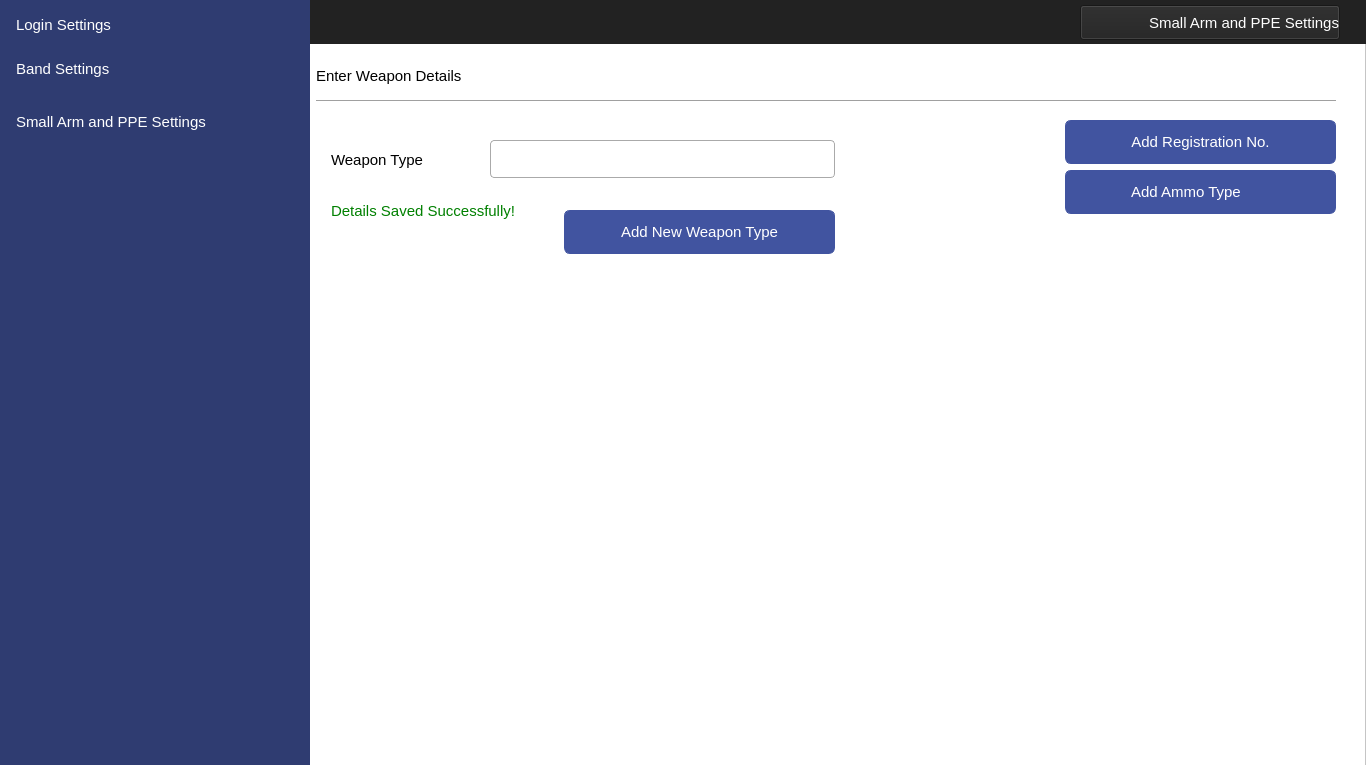
<?xml version="1.0" encoding="UTF-8"?>
<ui version="4.0">
 <class>MainWindow</class>
 <widget class="QMainWindow" name="MainWindow">
  <property name="geometry">
   <rect>
    <x>0</x>
    <y>0</y>
    <width>1366</width>
    <height>765</height>
   </rect>
  </property>
  <property name="windowTitle">
   <string>MainWindow</string>
  </property>
  <widget class="QWidget" name="centralwidget">
   <widget class="QFrame" name="frame">
    <property name="geometry">
     <rect>
      <x>0</x>
      <y>0</y>
      <width>1366</width>
      <height>768</height>
     </rect>
    </property>
    <property name="styleSheet">
     <string notr="true">background-color: #ffffff</string>
    </property>
    <property name="frameShape">
     <enum>QFrame::StyledPanel</enum>
    </property>
    <property name="frameShadow">
     <enum>QFrame::Raised</enum>
    </property>
    <widget class="QLabel" name="label_2">
     <property name="geometry">
      <rect>
       <x>0</x>
       <y>0</y>
       <width>1366</width>
       <height>44</height>
      </rect>
     </property>
     <property name="styleSheet">
      <string notr="true">background-color:#222222;</string>
     </property>
     <property name="text">
      <string/>
     </property>
    </widget>
    <widget class="QPushButton" name="btnAddWeaponType">
     <property name="geometry">
      <rect>
       <x>564</x>
       <y>210</y>
       <width>271</width>
       <height>44</height>
      </rect>
     </property>
     <property name="font">
      <font>
       <family>Segoe UI</family>
       <pointsize>11</pointsize>
      </font>
     </property>
     <property name="cursor">
      <cursorShape>PointingHandCursor</cursorShape>
     </property>
     <property name="styleSheet">
      <string notr="true">QPushButton
{
    color: #ffffff;
    background-color:#4154A0;
    border-width: 1px;
    border-color: #4154A0;
    border-style: solid;
    border-radius: 6;
    padding: 3px;
    font-size: 11pt;
    padding-left: 5px;
    padding-right: 5px;
    min-width: 40px;
}

QPushButton:hover
{
    background-color:#384889
}
QPushButton:pressed
{
    background-color: #384889;
 	border-width: 3px;
    border-color: #5C70BC;
    border-style: solid;
    border-radius: 6;

}</string>
     </property>
     <property name="text">
      <string>Add New Weapon Type</string>
     </property>
     <property name="icon">
      <iconset resource="../IconResource.qrc">
       <normaloff>:/images/add.png</normaloff>:/images/add.png</iconset>
     </property>
     <property name="iconSize">
      <size>
       <width>25</width>
       <height>25</height>
      </size>
     </property>
    </widget>
    <widget class="QLabel" name="lblDataEntrySuccessful">
     <property name="enabled">
      <bool>true</bool>
     </property>
     <property name="geometry">
      <rect>
       <x>331</x>
       <y>189</y>
       <width>361</width>
       <height>44</height>
      </rect>
     </property>
     <property name="font">
      <font>
       <family>Segoe UI</family>
       <pointsize>11</pointsize>
      </font>
     </property>
     <property name="layoutDirection">
      <enum>Qt::LeftToRight</enum>
     </property>
     <property name="styleSheet">
      <string notr="true">color: green;
background-color:#ffffff;
font-size: 11pt</string>
     </property>
     <property name="text">
      <string>Details Saved Successfully!</string>
     </property>
     <property name="alignment">
      <set>Qt::AlignLeading|Qt::AlignLeft|Qt::AlignVCenter</set>
     </property>
    </widget>
    <widget class="QPushButton" name="pushButton">
     <property name="enabled">
      <bool>true</bool>
     </property>
     <property name="geometry">
      <rect>
       <x>1080</x>
       <y>5</y>
       <width>260</width>
       <height>35</height>
      </rect>
     </property>
     <property name="font">
      <font>
       <family>Segoe UI</family>
       <pointsize>11</pointsize>
      </font>
     </property>
     <property name="styleSheet">
      <string notr="true"> text-align: right;
    color: #ffffff;
    background-color:#222222;</string>
     </property>
     <property name="text">
      <string>Small Arm and PPE Settings</string>
     </property>
     <property name="icon">
      <iconset resource="../IconResource.qrc">
       <normaloff>:/images/armPPE.png</normaloff>:/images/armPPE.png</iconset>
     </property>
     <property name="iconSize">
      <size>
       <width>32</width>
       <height>32</height>
      </size>
     </property>
    </widget>
    <widget class="QPushButton" name="pushButton_2">
     <property name="enabled">
      <bool>true</bool>
     </property>
     <property name="geometry">
      <rect>
       <x>331</x>
       <y>680</y>
       <width>100</width>
       <height>80</height>
      </rect>
     </property>
     <property name="styleSheet">
      <string notr="true"> border:1px solid #fff;
    border-radius:4px;
    outline:none;</string>
     </property>
     <property name="text">
      <string/>
     </property>
     <property name="icon">
      <iconset resource="../IconResource.qrc">
       <normaloff>:/images/logoMTIP.png</normaloff>:/images/logoMTIP.png</iconset>
     </property>
     <property name="iconSize">
      <size>
       <width>200</width>
       <height>200</height>
      </size>
     </property>
    </widget>
    <widget class="QLineEdit" name="edtWeaponType">
     <property name="geometry">
      <rect>
       <x>490</x>
       <y>140</y>
       <width>345</width>
       <height>38</height>
      </rect>
     </property>
     <property name="font">
      <font>
       <family>Segoe UI</family>
       <pointsize>11</pointsize>
      </font>
     </property>
     <property name="styleSheet">
      <string notr="true">QLineEdit{
    border:1px solid #aaa;
    border-radius:4px;
    outline:none;
    padding:6px;
    box-sizing:border-box;
    transition:.3s;
  }
  QLineEdit:hover{
	 border:1px solid #000;	
 	transition:.3s;
}
  QLineEdit:focus{
    border-color:dodgerBlue;
    box-shadow:0 0 8px 0 dodgerBlue;
  }</string>
     </property>
    </widget>
    <widget class="QLabel" name="label_9">
     <property name="geometry">
      <rect>
       <x>331</x>
       <y>138</y>
       <width>151</width>
       <height>44</height>
      </rect>
     </property>
     <property name="font">
      <font>
       <family>Segoe UI</family>
       <pointsize>11</pointsize>
      </font>
     </property>
     <property name="layoutDirection">
      <enum>Qt::LeftToRight</enum>
     </property>
     <property name="styleSheet">
      <string notr="true">color: #000000;
background-color:#ffffff;
font-size: 11pt</string>
     </property>
     <property name="text">
      <string>Weapon Type</string>
     </property>
     <property name="alignment">
      <set>Qt::AlignLeading|Qt::AlignLeft|Qt::AlignVCenter</set>
     </property>
    </widget>
    <widget class="QLabel" name="label">
     <property name="geometry">
      <rect>
       <x>0</x>
       <y>0</y>
       <width>310</width>
       <height>768</height>
      </rect>
     </property>
     <property name="styleSheet">
      <string notr="true">background-image: url(null);
background-color:#2F3C71;</string>
     </property>
     <property name="text">
      <string/>
     </property>
    </widget>
    <widget class="QPushButton" name="navViewLoginSettings">
     <property name="geometry">
      <rect>
       <x>10</x>
       <y>3</y>
       <width>290</width>
       <height>44</height>
      </rect>
     </property>
     <property name="font">
      <font>
       <family>Segoe UI</family>
       <pointsize>11</pointsize>
      </font>
     </property>
     <property name="cursor">
      <cursorShape>PointingHandCursor</cursorShape>
     </property>
     <property name="styleSheet">
      <string notr="true">QPushButton 
{
    text-align: left;
    color: #ffffff;
    background-color:#2F3C71;
    border-width: 1px;
    border-color: #2F3C71;
    border-style: solid;
    border-radius: 6;
    padding: 3px;
    font-size: 11pt;
    padding-left: 5px;
    padding-right: 5px;
    min-width: 40px;
}

QPushButton:hover
{
    background-color:#4154A0;
}

QPushButton:pressed
{
    background-color: #384889;
 	border-width: 3px;
    border-color: #5C70BC;
    border-style: solid;
    border-radius: 6;

}</string>
     </property>
     <property name="text">
      <string>Login Settings</string>
     </property>
     <property name="icon">
      <iconset resource="../IconResource.qrc">
       <normaloff>:/images/login.png</normaloff>:/images/login.png</iconset>
     </property>
     <property name="iconSize">
      <size>
       <width>25</width>
       <height>25</height>
      </size>
     </property>
     <property name="flat">
      <bool>false</bool>
     </property>
    </widget>
    <widget class="QPushButton" name="navViewBandSettings">
     <property name="geometry">
      <rect>
       <x>10</x>
       <y>47</y>
       <width>290</width>
       <height>44</height>
      </rect>
     </property>
     <property name="font">
      <font>
       <family>Segoe UI</family>
       <pointsize>11</pointsize>
      </font>
     </property>
     <property name="cursor">
      <cursorShape>PointingHandCursor</cursorShape>
     </property>
     <property name="styleSheet">
      <string notr="true">QPushButton 
{
    text-align: left;
    color: #ffffff;
    background-color:#2F3C71;
    border-width: 1px;
    border-color: #2F3C71;
    border-style: solid;
    border-radius: 6;
    padding: 3px;
    font-size: 11pt;
    padding-left: 5px;
    padding-right: 5px;
    min-width: 40px;
}
QPushButton:hover
{
    background-color:#4154A0;
}
QPushButton:pressed
{
    background-color: #384889;
 	border-width: 3px;
    border-color: #5C70BC;
    border-style: solid;
    border-radius: 6;

}</string>
     </property>
     <property name="text">
      <string>Band Settings</string>
     </property>
     <property name="icon">
      <iconset resource="../IconResource.qrc">
       <normaloff>:/images/smartWatch.png</normaloff>:/images/smartWatch.png</iconset>
     </property>
     <property name="iconSize">
      <size>
       <width>32</width>
       <height>32</height>
      </size>
     </property>
     <property name="flat">
      <bool>false</bool>
     </property>
    </widget>
    <widget class="QPushButton" name="navViewBandSettings_2">
     <property name="geometry">
      <rect>
       <x>10</x>
       <y>100</y>
       <width>290</width>
       <height>44</height>
      </rect>
     </property>
     <property name="font">
      <font>
       <family>Segoe UI</family>
       <pointsize>11</pointsize>
      </font>
     </property>
     <property name="cursor">
      <cursorShape>PointingHandCursor</cursorShape>
     </property>
     <property name="styleSheet">
      <string notr="true">QPushButton 
{
    text-align: left;
    color: #ffffff;
    background-color:#2F3C71;
    border-width: 1px;
    border-color: #2F3C71;
    border-style: solid;
    border-radius: 6;
    padding: 3px;
    font-size: 11pt;
    padding-left: 5px;
    padding-right: 5px;
    min-width: 40px;
}
QPushButton:active
{
    background-color:#4154A0;
}
QPushButton:hover
{
    background-color:#4154A0;
}
QPushButton:pressed
{
    background-color: #384889;
 	border-width: 3px;
    border-color: #5C70BC;
    border-style: solid;
    border-radius: 6;

}</string>
     </property>
     <property name="text">
      <string>Small Arm and PPE Settings</string>
     </property>
     <property name="icon">
      <iconset resource="../IconResource.qrc">
       <normaloff>:/images/armPPE.png</normaloff>:/images/armPPE.png</iconset>
     </property>
     <property name="iconSize">
      <size>
       <width>32</width>
       <height>32</height>
      </size>
     </property>
     <property name="flat">
      <bool>false</bool>
     </property>
    </widget>
    <widget class="QPushButton" name="navAddRegistrationNo">
     <property name="geometry">
      <rect>
       <x>1065</x>
       <y>120</y>
       <width>271</width>
       <height>44</height>
      </rect>
     </property>
     <property name="font">
      <font>
       <family>Segoe UI</family>
       <pointsize>11</pointsize>
      </font>
     </property>
     <property name="cursor">
      <cursorShape>PointingHandCursor</cursorShape>
     </property>
     <property name="styleSheet">
      <string notr="true">QPushButton
{
    color: #ffffff;
    background-color:#4154A0;
    border-width: 1px;
    border-color: #4154A0;
    border-style: solid;
    border-radius: 6;
    padding: 3px;
    font-size: 11pt;
    padding-left: 5px;
    padding-right: 5px;
    min-width: 40px;
}

QPushButton:hover
{
    background-color:#384889
}
QPushButton:pressed
{
    background-color: #384889;
 	border-width: 3px;
    border-color: #5C70BC;
    border-style: solid;
    border-radius: 6;

}</string>
     </property>
     <property name="text">
      <string>Add Registration No.</string>
     </property>
     <property name="icon">
      <iconset resource="../IconResource.qrc">
       <normaloff>:/images/add.png</normaloff>:/images/add.png</iconset>
     </property>
     <property name="iconSize">
      <size>
       <width>25</width>
       <height>25</height>
      </size>
     </property>
    </widget>
    <widget class="QPushButton" name="navAddAmmoType">
     <property name="geometry">
      <rect>
       <x>1065</x>
       <y>170</y>
       <width>271</width>
       <height>44</height>
      </rect>
     </property>
     <property name="font">
      <font>
       <family>Segoe UI</family>
       <pointsize>11</pointsize>
      </font>
     </property>
     <property name="cursor">
      <cursorShape>PointingHandCursor</cursorShape>
     </property>
     <property name="styleSheet">
      <string notr="true">QPushButton
{
    color: #ffffff;
    background-color:#4154A0;
    border-width: 1px;
    border-color: #4154A0;
    border-style: solid;
    border-radius: 6;
    padding: 3px;
    font-size: 11pt;
    padding-left: 5px;
    padding-right: 5px;
    min-width: 40px;
}

QPushButton:hover
{
    background-color:#384889
}
QPushButton:pressed
{
    background-color: #384889;
 	border-width: 3px;
    border-color: #5C70BC;
    border-style: solid;
    border-radius: 6;

}</string>
     </property>
     <property name="text">
      <string>Add Ammo Type       </string>
     </property>
     <property name="icon">
      <iconset resource="../IconResource.qrc">
       <normaloff>:/images/add.png</normaloff>:/images/add.png</iconset>
     </property>
     <property name="iconSize">
      <size>
       <width>25</width>
       <height>25</height>
      </size>
     </property>
    </widget>
    <zorder>label_2</zorder>
    <zorder>lblDataEntrySuccessful</zorder>
    <zorder>pushButton</zorder>
    <zorder>pushButton_2</zorder>
    <zorder>edtWeaponType</zorder>
    <zorder>label_9</zorder>
    <zorder>label</zorder>
    <zorder>btnAddWeaponType</zorder>
    <zorder>navViewBandSettings</zorder>
    <zorder>navViewLoginSettings</zorder>
    <zorder>navViewBandSettings_2</zorder>
    <zorder>navAddRegistrationNo</zorder>
    <zorder>navAddAmmoType</zorder>
   </widget>
   <widget class="QLabel" name="label_13">
    <property name="geometry">
     <rect>
      <x>316</x>
      <y>100</y>
      <width>1020</width>
      <height>1</height>
     </rect>
    </property>
    <property name="styleSheet">
     <string notr="true">background-color:#A0A0A0;</string>
    </property>
    <property name="text">
     <string/>
    </property>
   </widget>
   <widget class="QLabel" name="label_6">
    <property name="geometry">
     <rect>
      <x>316</x>
      <y>60</y>
      <width>221</width>
      <height>31</height>
     </rect>
    </property>
    <property name="font">
     <font>
      <family>Segoe UI</family>
      <pointsize>11</pointsize>
     </font>
    </property>
    <property name="layoutDirection">
     <enum>Qt::LeftToRight</enum>
    </property>
    <property name="styleSheet">
     <string notr="true">color: #000000;
background-color:#ffffff;
font-size: 11pt</string>
    </property>
    <property name="text">
     <string>Enter Weapon Details</string>
    </property>
    <property name="alignment">
     <set>Qt::AlignLeading|Qt::AlignLeft|Qt::AlignVCenter</set>
    </property>
   </widget>
  </widget>
 </widget>
 <resources>
  <include location="../IconResource.qrc"/>
 </resources>
 <connections/>
</ui>
